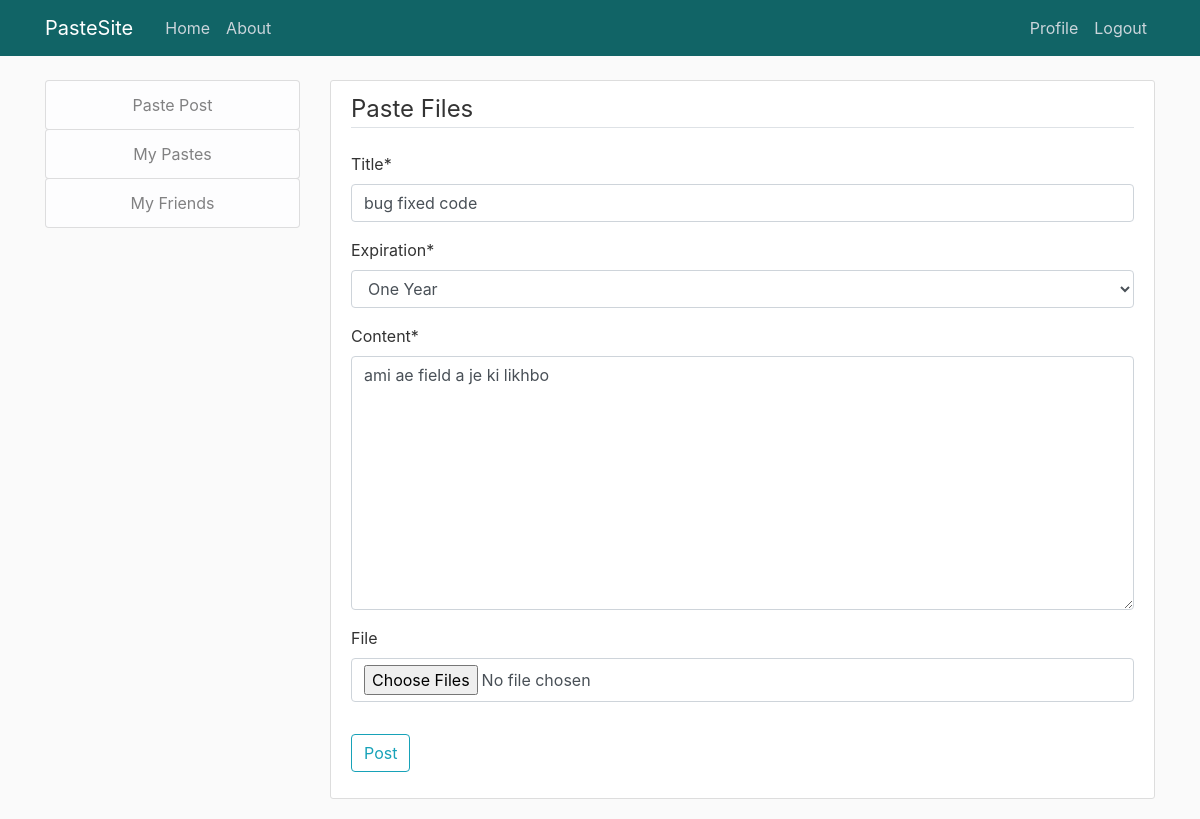
Screenshot of /post/59/update/ (signed in) with the database file from the repository.
### blog/models.py (models this page shows, shortened)
class PostFile(models.Model):
    expiration_choices = [
        ('1','One Day'),
        ('7','One Week'),
        ('30','One Month'),
        ('365','One Year')
    ]
    title = models.CharField(max_length=100)
    expiration = models.CharField(max_length=20,choices=expiration_choices, default=1)
    content = models.TextField()
    file = models.FileField(upload_to = 'files/', blank = True , null = True)
    date_posted = models.DateTimeField(default=timezone.now)
    author = models.ForeignKey(User, on_delete=models.CASCADE)

### blog/views.py (the view, shortened to what this page needs)
# urls.py: path('post/<int:id>/update/', PostFileUpdate, name='post-update'),
def PostFileUpdate(request, id=None):
    instance = get_object_or_404(PostFile, id = id)
    form =  PostFileForm(request.POST or None, instance =instance)
    form.instance.author = request.user
    files = request.FILES.getlist('file')
    context = {
        "title" : instance.title,
        "instance" : instance,
        "form" : form
    }
    return render(request, "blog/PostFile_form.html", context)

### blog/forms.py
class PostFileForm(forms.ModelForm):
    class Meta:
        model = PostFile
        fields = ['title', 'expiration','content','file']
        widgets = {
            'file': forms.FileInput(attrs={ 'class': 'form-control', 'multiple': True})
        }

### blog/templates/blog/PostFile_form.html (shortened to what this page needs)
{% extends "blog/base.html" %}
{% load crispy_forms_tags %}
{% block content %}
    <div class="content-section">
        <form method="POST" enctype="multipart/form-data"  >
            <fieldset class="form-group">
                <legend class="border-bottom mb-4 ">Paste Files</legend>
                {{ form | crispy }}
            </fieldset>
            <div class="form-group">
                <button class="btn btn-outline-info" type="submit">Post</button>
            </div>
        </form>
    </div>
{% endblock content %}

### blog/static/blog/main.css (style rules this page uses)
body { background: #fafafa; color: #333333; margin-top: 5rem; }
.content-section { background: #ffffff; padding: 10px 20px; border: 1px solid #dddddd; border-radius: 3px; margin-bottom: 20px; }

### rows the page displays
PostFile: title "bug fixed code", expiration "One Year", content "ami ae field a je ki likhbo"
